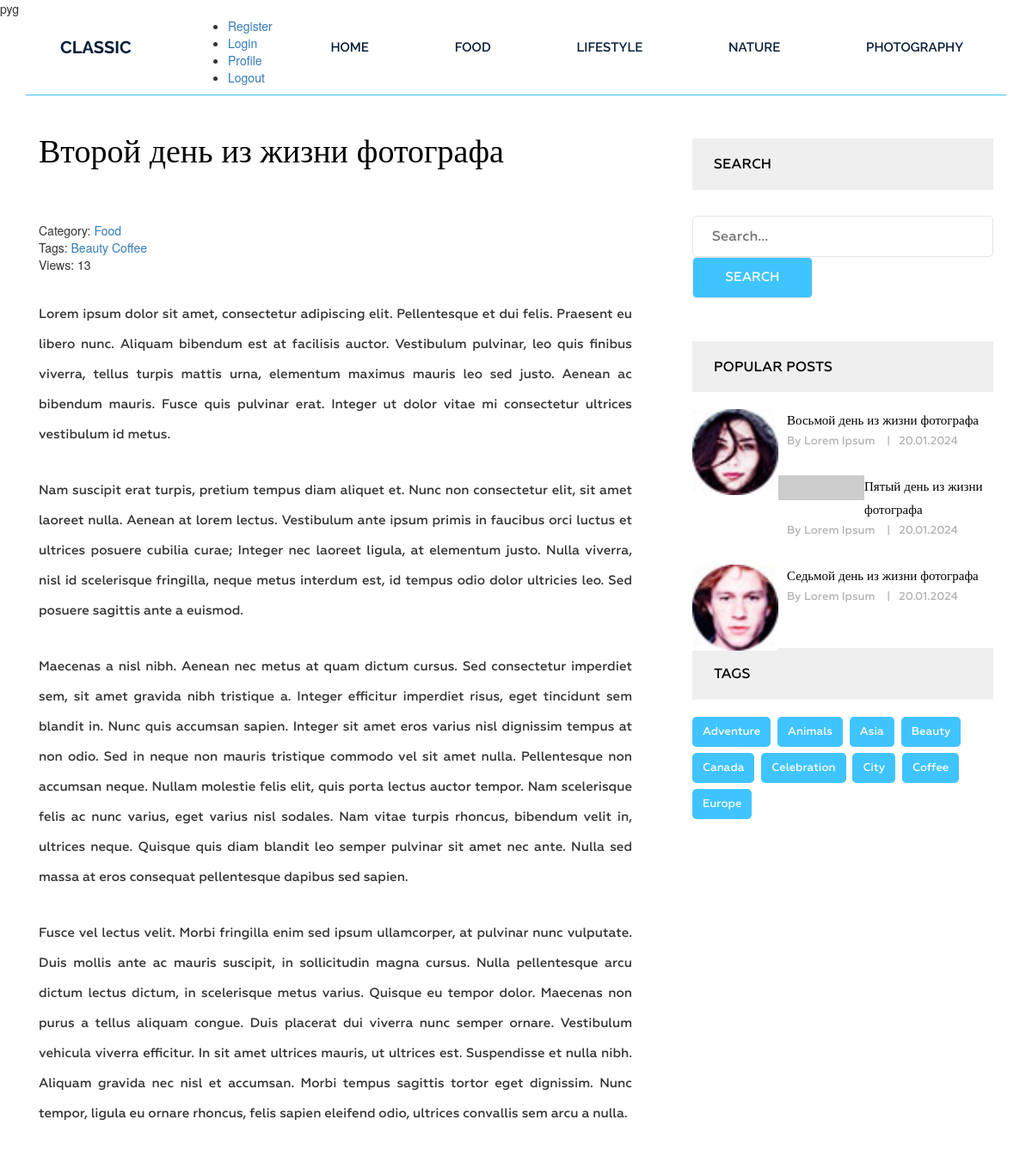
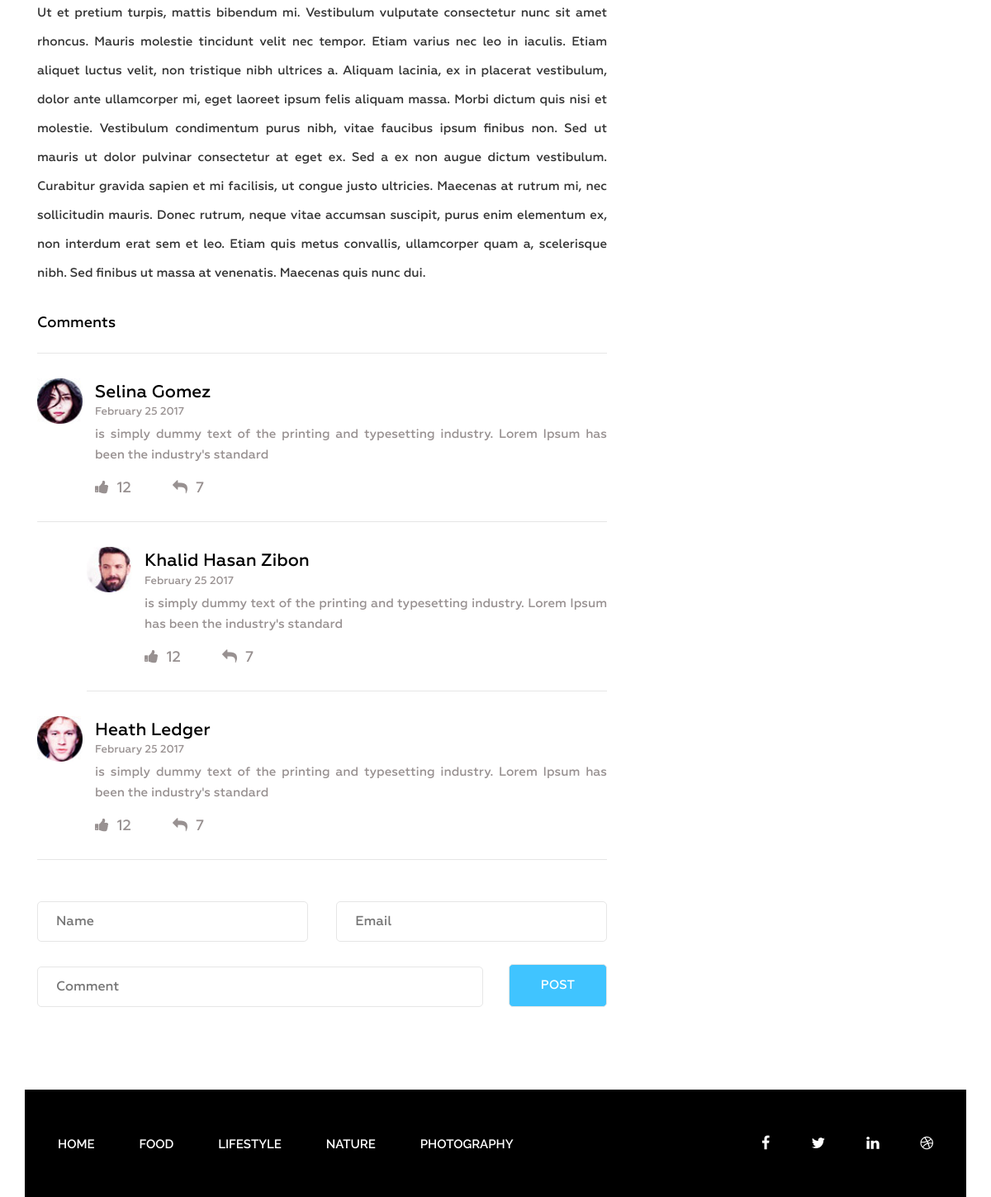
The page /post/vtoroj-den-iz-zhizni-fotografa/ on the database its author committed (2 pictures, top to bottom).
### blog/models.py (models this page shows, shortened)
class Category(models.Model):
    title = models.CharField(max_length=255)
    slug = models.SlugField(max_length=255, verbose_name='Url', unique=True)
    def __str__(self):
        return self.title
    def get_absolute_url(self):
        return reverse('category', kwargs={"slug": self.slug})
    class Meta:
        verbose_name = 'Категория(ю)'
        verbose_name_plural = 'Категории'
        ordering = ['title']

class Post(models.Model):
    title = models.CharField(max_length=255)
    slug = models.SlugField(max_length=255, verbose_name='Url', unique=True)
    author = models.CharField(max_length=100)
    content = models.TextField(blank=True)
    created_at = models.DateTimeField(auto_now_add=True, verbose_name='Опубликовано')
    photo = models.ImageField(upload_to='photos/%Y/%m/%d/', blank=True)
    views = models.IntegerField(default=0, verbose_name='Кол-во просмотров')
    category = models.ForeignKey(Category, on_delete=models.PROTECT, related_name='posts')
    tags = models.ManyToManyField(Tag, blank=True, related_name='posts')
    def get_absolute_url(self):
        return reverse('post', kwargs={"slug": self.slug})
    class Meta:
        verbose_name = 'Статья(ю)'
        verbose_name_plural = 'Статьи'
        ordering = ['-created_at']

class Tag(models.Model):
    title = models.CharField(max_length=50)
    slug = models.SlugField(max_length=50, verbose_name='Url', unique=True)
    def get_absolute_url(self):
        return reverse('tag', kwargs={"slug": self.slug})
    class Meta:
        verbose_name = 'Тег'
        verbose_name_plural = 'Теги'
        ordering = ['title']

### blog/views.py (the view)
# urls.py: path('post/<str:slug>/', GetPost.as_view(), name='post'),
class GetPost(DetailView):
    model = Post
    template_name = 'blog/single.html'
    context_object_name = 'post'
    def get_context_data(self, *, object_list=None, **kwargs):
        context = super().get_context_data(**kwargs)
        self.object.views = F('views') + 1
        self.object.save()
        self.object.refresh_from_db()
        return context

### blog/templatetags/menu.py (called while the page is built)
@register.inclusion_tag('blog/menu_tpl.html')
def show_menu(menu_class='menu'):
    categories = Category.objects.all()
    return {"categories": categories, "menu_class": menu_class}

### blog/templatetags/sidebar.py (called while the page is built)
@register.inclusion_tag('blog/popular_posts_tpl.html')
def get_popular(cnt=3):
    posts = Post.objects.order_by('-views')[:cnt]
    return {"posts": posts}

@register.inclusion_tag('blog/tags_tpl.html')
def get_tags():
    tags = Tag.objects.all()
    return {"tags": tags}

### blog/templates/blog/single.html (shortened to what this page needs)
{% extends 'base.html' %}
{% load static %}
{% load sidebar %}
{% block content %}
<section class="single-blog-area">
    <div class="container">
        <div class="row">
            <div class="col-md-12">
                <div class="border-top">
                    <div class="col-md-8">
                        <div class="blog-area">
                            <div class="blog-area-part">
                                <h2>{{ post.title }}</h2>
                                <div class="single-content">
                                    <div>
                                        <span>Category: <a href="{{ post.category.get_absolute_url }}">{{ post.category }}</a></span>
                                        <br>
                                        {% if post.tags.exists %}
                                        <span>
                                            Tags:
                                            {% for tag in post.tags.all %}
                                            <a href="{{ tag.get_absolute_url }}">{{ tag.title }}</a>
                                            {% endfor %}
                                        </span>
                                        <br>
                                        {% endif %}
                                        <span>Views: {{ post.views }}</span>
                                    </div>
                                    {{ post.content|safe }}
                                </div>
                            </div>
                            <div class="commententries">
                                <h3>Comments</h3>
                                <ul class="commentlist">
                                    <li>
                                        <article class="comment">
                                            <header class="comment-author">
                                                <img src="img/author-1.jpg" alt="">
                                            </header>
                                            <section class="comment-details">
                                                <div class="author-name">
                                                    <h5><a href="#">Selina Gomez</a></h5>
                                                    <p>February 25 2017</p>
                                                </div>
                                                <div class="comment-body">
                                                    <p>is simply dummy text of the printing and typesetting industry.
                                                        Lorem Ipsum has been the industry's standard </p>
                                                </div>
                                                <div class="reply">
                                                    <p><span><a href="#"><i class="fa fa-thumbs-up"
                                                                            aria-hidden="true"></i></a>12</span><span><a
                                                            href="#"><i class="fa fa-reply" aria-hidden="true"></i></a>7</span>
                                                    </p>
                                                </div>
                                            </section>
                                        </article>
                                        <ul class="children">
                                            <li>
                                                <article class="comment">
                                                    <header class="comment-author">
                                                        <img src="img/author-2.jpg" alt="">
                                                    </header>
                                                    <section class="comment-details">
                                                        <div class="author-name">
                                                            <h5><a href="#">Khalid Hasan Zibon</a></h5>
                                                            <p>February 25 2017</p>
                                                        </div>
                                                        <div class="comment-body">
                                                            <p>is simply dummy text of the printing and typesetting
                                                                industry. Lorem Ipsum has been the industry's
                                                                standard </p>
                                                        </div>
                                                        <div class="reply">
                                                            <p><span><a href="#"><i class="fa fa-thumbs-up"
                                                                                    aria-hidden="true"></i></a>12</span><span><a
                                                                    href="#"><i class="fa fa-reply"
                                                                                aria-hidden="true"></i></a>7</span></p>
                                                        </div>
                                                    </section>
                                                </article>
                                            </li>
                                        </ul>
                                    </li>
                                    <li>
                                        <article class="comment">
                                            <header class="comment-author">
                                                <img src="img/author-3.jpg" alt="">
                                            </header>
                                            <section class="comment-details">
                                                <div class="author-name">
                                                    <h5><a href="#">Heath Ledger</a></h5>
                                                    <p>February 25 2017</p>
                                                </div>
                                                <div class="comment-body">
                                                    <p>is simply dummy text of the printing and typesetting industry.
                                                        Lorem Ipsum has been the industry's standard </p>
                                                </div>
                                                <div class="reply">
                                                    <p><span><a href="#"><i class="fa fa-thumbs-up"
                                                                            aria-hidden="true"></i></a>12</span><span><a
                                                            href="#"><i class="fa fa-reply" aria-hidden="true"></i></a>7</span>
                                                    </p>
                                                </div>
                                            </section>
                                        </article>
                                    </li>
                                </ul>
                            </div>
                            <form action="#" method="get">
                                <div class="name">
                                    <input type="text" name="" id="" placeholder="Name" class="name">
                                </div>
                                <div class="email">
                                    <input type="email" name="" id="" placeholder="Email" class="email">
                                </div>
                                <div class="comment">
                                    <input type="text" name="" id="" placeholder="Comment" class="comment">
                                </div>
                                <div class="post">
                                    <input type="submit" value="Post">
                                </div>
                            </form>
                        </div>
                    </div>
                    <div class="col-md-4">
                        <div class="newsletter">
                            <h2 class="sidebar-title">Search</h2>
                            <form action="{% url 'search' %}" method="get">
                                <input type="text" name="s" placeholder="Search...">
                                <input type="submit" value="Search">
                            </form>
                        </div>
                        {% get_popular 3 %}
                        {% get_tags %}
                    </div>
                </div>
            </div>
        </div>
    </div>
</section>
{% endblock %}

### templates/base.html (shortened to what this page needs)
{% load static %}
{% load cache %}
<!DOCTYPE html>
<html lang="en">
<head>
    <link rel="stylesheet" href="{% static 'css/bootstrap.css' %}">
    <link rel="stylesheet" href="{% static 'css/font-awesome.min.css' %}">
    <link rel="stylesheet" href="{% static 'css/owl.carousel.min.css' %}">
    <link rel="stylesheet" href="{% static 'css/owl.theme.default.min.css' %}">
    <link rel="stylesheet" href="{% static 'style.css' %}">
    <link rel="stylesheet" href="{% static 'responsive.css' %}">
</head>
<body>
    <div class="wrapper">
        {% cache 20 header %}pyg
        {% include 'inc/_header.html' %}
        {% endcache %}
        {% block content %}{% endblock %}
        {% cache 20 footer %}
        {% include 'inc/_footer.html' %}
        {% endcache %}
    </div>
</body>
</html>

### templates/inc/_header.html
{% load menu %}
<header class="header">
    <div class="container">
        <div class="row">
            <div class="col-md-2">
                <div class="logo">
                    <h2><a href="{% url 'home' %}">Classic</a></h2>
                </div>
            </div>
            <div class="col-md-10">
                {% show_menu %}
                <ul>
            <li><a href="/register">Register</a></li>
            <li><a href="/login">Login</a></li>
            <li><a href="/profile">Profile</a></li>
            <li><a href="/logout">Logout</a></li>
        </ul>
            </div>
        </div>
    </div>
</header>

### blog/templates/blog/menu_tpl.html
<div class="{{ menu_class }}">
    <ul>
        <li><a href="{% url 'home' %}">Home</a></li>
        {% for item in categories %}
        <li><a href="{{ item.get_absolute_url }}">{{ item.title }}</a></li>
        {% endfor %}
    </ul>
</div>

### blog/templates/blog/popular_posts_tpl.html
<h2 class="sidebar-title">Popular posts</h2>
<div class="grid">
    {% for post in posts %}
    <div class="portfolio-item popular">
        {% if post.photo %}
        <img src="{{ post.photo.url }}" alt="{{ post.title }}">
        {% else %}
        <img src="https://picsum.photos/id/1060/300/201/?blur=2" alt="{{ post.title }}">
        {% endif %}
        <div class="portfolio-text">
            <h5><a href="{{ post.get_absolute_url }}">{{ post.title }}</a></h5>
            <p>By {{ post.author }} <span>|</span>{{ post.created_at|date:"d.m.Y" }}</p>
        </div>
    </div>
    {% endfor %}
</div>

### blog/templates/blog/tags_tpl.html
<div class="tags">
    <h2 class="sidebar-title">Tags</h2>
    {% for tag in tags %}
    <p><a href="{{ tag.get_absolute_url }}">{{ tag.title }}</a></p>
    {% endfor %}
</div>

### templates/inc/_footer.html
{% load menu %}
<footer class="footer">
    <div class="container">
        <div class="row">
            <div class="col-md-12">
                <div class="footer-bg">
                    <div class="row">
                        <div class="col-md-9">
                            {% show_menu 'footer-menu' %}
                        </div>
                        <div class="col-md-3">
                            <div class="footer-icon">
                                <p><a href="#"><i class="fa fa-facebook" aria-hidden="true"></i></a><a href="#"><i
                                        class="fa fa-twitter" aria-hidden="true"></i></a><a href="#"><i
                                        class="fa fa-linkedin" aria-hidden="true"></i></a><a href="#"><i
                                        class="fa fa-dribbble" aria-hidden="true"></i></a></p>
                            </div>
                        </div>
                    </div>
                </div>
            </div>
        </div>
    </div>
</footer>

### rows shown on the page
Category: title "FOOD"
Category: title "LIFESTYLE"
Category: title "NATURE"
Category: title "PHOTOGRAPHY"
Post: title "Второй день из жизни фотографа", category "Food", views "13", content "Lorem ipsum dolor sit amet, consectetur adipiscing elit. Pellentesque et dui felis. Praesent eu libero nunc. Aliquam bibendum est at facilisis auctor. Vestibulum pulvinar, leo quis finibus viverra, tellus turpis mattis urna, elementum maximus mauris leo sed justo. Aenean ac bibendum mauris. Fusce quis pulvinar erat. Integer ut dolor vitae mi consectetur ultrices vestibulum id metus. Nam suscipit erat turpis, pretium tempus diam aliquet et. Nunc non consectetur elit, sit amet laoreet nulla. Aenean at lorem lectus. Vestibulum ante ipsum primis in faucibus orci luctus et ultrices posuere cubilia curae; Integer nec laoreet ligula, at elementum justo. Nulla viverra, nisl id scelerisque…"
Tag: title "Beauty"
Tag: title "Coffee"
Post: photo (picture), title "Восьмой день из жизни фотографа", author "Lorem Ipsum", created_at "20.01.2024"
Post: title "Пятый день из жизни фотографа", author "Lorem Ipsum", created_at "20.01.2024"
Post: photo (picture), title "Седьмой день из жизни фотографа", author "Lorem Ipsum", created_at "20.01.2024"
Tag: title "Adventure"
Tag: title "Animals"
Tag: title "Asia"
Tag: title "Canada"
Tag: title "Celebration"
Tag: title "City"
Tag: title "Europe"
